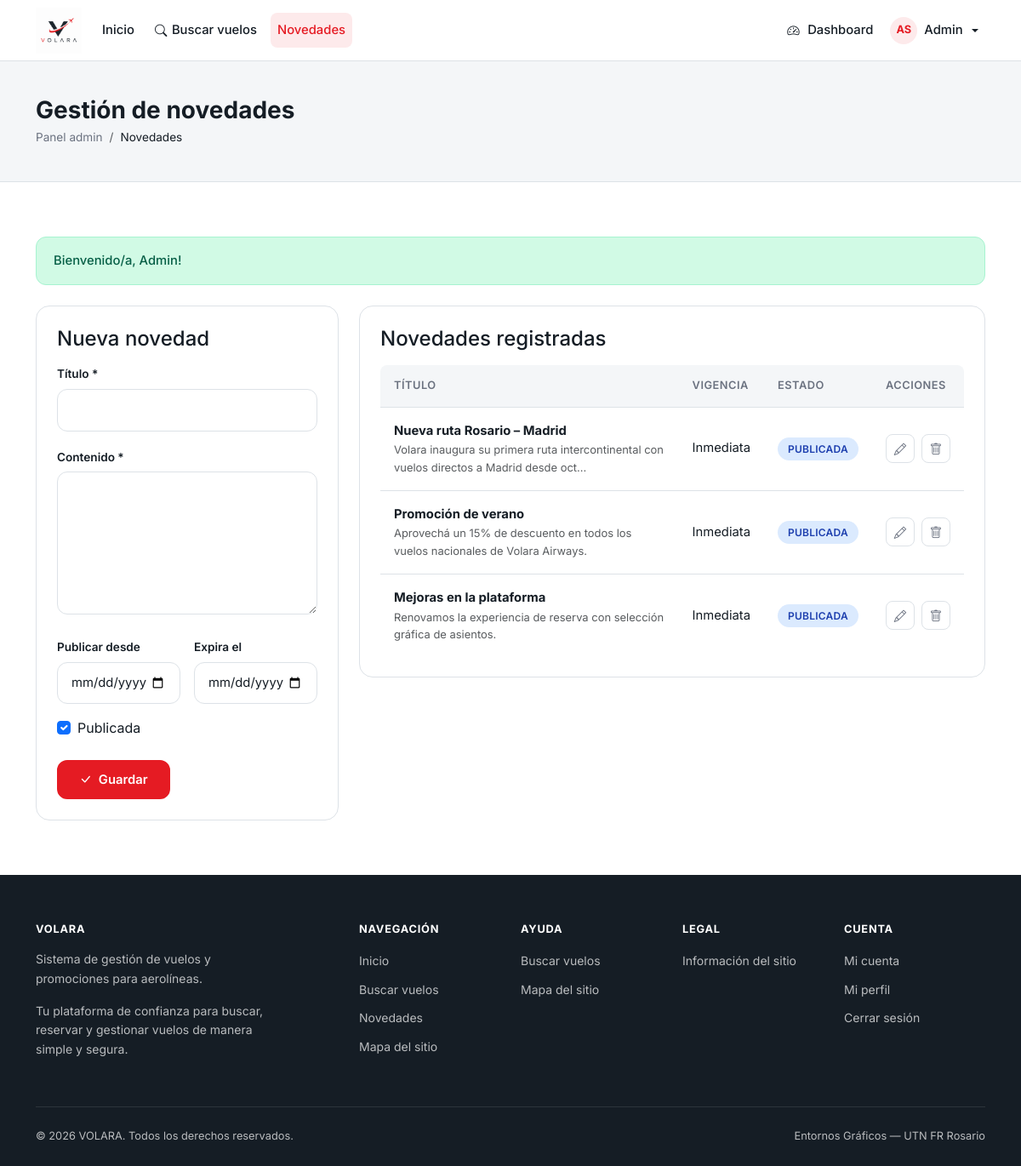
The page /pages/admin/novedades.php (signed in) on the database its author committed.
### tables this page shows
CREATE TABLE novedades (
    id          INT UNSIGNED AUTO_INCREMENT PRIMARY KEY,
    titulo      VARCHAR(200) NOT NULL,
    contenido   TEXT         NOT NULL,
    imagen      VARCHAR(255) DEFAULT NULL,
    activa      TINYINT(1)   NOT NULL DEFAULT 1,
    fecha_inicio DATE         DEFAULT NULL,
    fecha_expiracion DATE     DEFAULT NULL,
    created_at  DATETIME     NOT NULL DEFAULT CURRENT_TIMESTAMP,
    updated_at  DATETIME     NOT NULL DEFAULT CURRENT_TIMESTAMP ON UPDATE CURRENT_TIMESTAMP,
    KEY idx_novedad_publicacion (activa, fecha_inicio, fecha_expiracion),
    KEY idx_novedad_fecha (created_at)
);

### includes/functions.php (called while the page is built, shortened)
<?php
function url(string $path = ''): string
{
    return rtrim(APP_URL, '/') . '/' . ltrim($path, '/');
}
function e(?string $value): string
{
    return htmlspecialchars($value ?? '', ENT_QUOTES, 'UTF-8');
}
function getFlash(): ?array
{
    $flash = $_SESSION['flash'];
    return $flash;
}
function badgeClass(string $estado): string
{
    $map = [
        'pendiente'       => 'badge-pending',
        'pendiente_pago'  => 'badge-pending',
        'aprobada'        => 'badge-approved',
        'vigente'         => 'badge-approved',
        'confirmada'      => 'badge-confirmed',
        'activa'          => 'badge-confirmed',
        'programado'      => 'badge-confirmed',
        'denegada'        => 'badge-denied',
        'cancelada'       => 'badge-cancelled',
        'cancelado'       => 'badge-cancelled',
        'inactiva'        => 'badge-cancelled',
        'vencida'         => 'badge-cancelled',
        'completado'      => 'badge-neutral',
    ];
    return $map[$estado] ?? 'badge-neutral';
}

### pages/admin/novedades.php (the view, shortened to what this page needs)
<?php
$errors = [];
$editNews = null;
try {
    $db = getDB();
    $countStmt = $db->query('SELECT COUNT(*) FROM novedades');
    $pagination = paginate((int)$countStmt->fetchColumn(), max(1, (int)($_GET['p'] ?? 1)));
    $stmt = $db->prepare(
        "SELECT * FROM novedades
         ORDER BY COALESCE(fecha_inicio, created_at, NOW()) DESC
         LIMIT ? OFFSET ?"
    );
    $stmt->bindValue(1, $pagination['per_page'], PDO::PARAM_INT);
    $stmt->bindValue(2, $pagination['offset'], PDO::PARAM_INT);
    $stmt->execute();
    $news = $stmt->fetchAll();
} catch (PDOException $e) {
    $errors[] = 'No se pudieron cargar las novedades.';
    $news = [];
    $pagination = paginate(0, 1);
}
$flash = getFlash();
require_once __DIR__ . '/../../includes/header.php';
require_once __DIR__ . '/../../includes/navbar.php';
?>
<main><section class="page-header"><div class="container"><h1>Gestión de novedades</h1><nav aria-label="breadcrumb"><ol class="breadcrumb"><li class="breadcrumb-item"><a href="<?= url('pages/admin/inicioAdmin.php') ?>">Panel admin</a></li><li class="breadcrumb-item active">Novedades</li></ol></nav></div></section><section class="section"><div class="container">
<?php if ($flash): ?><div class="volara-alert alert-<?= e($flash['type']) ?>" role="status"><?= e($flash['message']) ?></div><?php endif; ?>
<div class="row g-4 align-items-start"><div class="col-lg-4"><div class="volara-card"><h2 class="h4 mb-3"><?= $editNews ? 'Editar novedad' : 'Nueva novedad' ?></h2><form method="POST" data-validate novalidate><input type="hidden" name="csrf_token" value="<?= e(csrfToken()) ?>"><input type="hidden" name="action" value="guardar"><input type="hidden" name="novedad_id" value="<?= (int)($editNews['id'] ?? 0) ?>"><div class="form-group"><label class="volara-label" for="titulo">Título *</label><input class="volara-input" id="titulo" name="titulo" maxlength="200" required value="<?= e($editNews['titulo'] ?? '') ?>"></div><div class="form-group"><label class="volara-label" for="contenido">Contenido *</label><textarea class="volara-input" id="contenido" name="contenido" rows="6" required><?= e($editNews['contenido'] ?? '') ?></textarea></div><div class="row g-3"><div class="col-md-6"><label class="volara-label" for="fecha_inicio">Publicar desde</label><input class="volara-input" type="date" id="fecha_inicio" name="fecha_inicio" value="<?= e($editNews['fecha_inicio'] ?? '') ?>"></div><div class="col-md-6"><label class="volara-label" for="fecha_expiracion">Expira el</label><input class="volara-input" type="date" id="fecha_expiracion" name="fecha_expiracion" value="<?= e($editNews['fecha_expiracion'] ?? '') ?>"></div></div><div class="form-check mt-3"><input class="form-check-input" type="checkbox" id="activa" name="activa" <?= (int)($editNews['activa'] ?? 1) === 1 ? 'checked' : '' ?>><label class="form-check-label" for="activa">Publicada</label></div><div class="d-flex gap-2 mt-4"><button type="submit" class="btn btn-volara"><i class="bi bi-check-lg" aria-hidden="true"></i> Guardar</button><?php if ($editNews): ?><a href="<?= url('pages/admin/novedades.php') ?>" class="btn btn-volara-outline">Cancelar</a><?php endif; ?></div></form></div></div>
<div class="col-lg-8"><div class="volara-card"><h2 class="h4 mb-3">Novedades registradas</h2><?php if (!$news): ?><div class="empty-state"><p>Todavía no hay novedades. Creá una nueva para comenzar.</p></div><?php else: ?><div class="volara-table-responsive"><table class="volara-table"><thead><tr><th scope="col">Título</th><th scope="col">Vigencia</th><th scope="col">Estado</th><th scope="col">Acciones</th></tr></thead><tbody><?php foreach ($news as $item): ?><tr><td><strong><?= e($item['titulo']) ?></strong><small class="d-block text-muted"><?= e(mb_strimwidth($item['contenido'], 0, 90, '...')) ?></small></td><td><?= $item['fecha_inicio'] ? formatDate($item['fecha_inicio']) : 'Inmediata' ?></td><td><span class="volara-badge <?= badgeClass($item['activa'] ? 'activa' : 'inactiva') ?>"><?= $item['activa'] ? 'Publicada' : 'Oculta' ?></span></td><td><div class="table-actions"><a class="table-action-btn" href="?editar=<?= (int)$item['id'] ?>" aria-label="Editar <?= e($item['titulo']) ?>" title="Editar"><i class="bi bi-pencil" aria-hidden="true"></i></a><form method="POST"><button type="submit" class="table-action-btn danger" data-confirm="¿Eliminar esta novedad?" aria-label="Eliminar <?= e($item['titulo']) ?>" title="Eliminar"><i class="bi bi-trash" aria-hidden="true"></i></button></form></div></td></tr><?php endforeach; ?></tbody></table></div><?php endif; ?></div></div></div></div></section></main>
<?php require_once __DIR__ . '/../../includes/footer.php'; ?>

### assets/css/styles.css (style rules this page uses)
:root { --volara-red: #E51B23; --volara-red-hover: #C9141C; --volara-red-light: #FDEAEB; --volara-dark: #151D25; --volara-black: #0A0E13; --volara-white: #FFFFFF; --volara-gray: #6B7280; --volara-gray-light: #F4F6F8; --volara-border: #DDE2E7; --font-primary: 'Inter', -apple-system, BlinkMacSystemFont, 'Segoe UI', sans-serif; --radius-sm: 8px; --radius-md: 12px; --radius-lg: 16px; --radius-xl: 24px; --shadow-sm: 0 1px 3px rgba(21, 29, 37, 0.06); --shadow-md: 0 4px 16px rgba(21, 29, 37, 0.08); --shadow-lg: 0 8px 32px rgba(21, 29, 37, 0.12); --transition: 0.2s ease; --navbar-h: 72px; }
*, *::before, *::after { box-sizing: border-box; }
html { scroll-behavior: smooth; -webkit-font-smoothing: antialiased; }
body { font-family: var(--font-primary); color: var(--volara-dark); background: var(--volara-white); line-height: 1.6; margin: 0; min-height: 100vh; display: flex; flex-direction: column; }
main { flex: 1; }
a { color: var(--volara-red); text-decoration: none; transition: color var(--transition); }
h1, h2, h3, h4, h5, h6 { font-weight: 700; line-height: 1.25; color: var(--volara-dark); }
.btn-volara { background: var(--volara-red); color: var(--volara-white); border: 2px solid var(--volara-red); border-radius: var(--radius-md); font-weight: 600; font-size: 0.925rem; padding: 0.625rem 1.5rem; transition: background var(--transition), border-color var(--transition), transform 0.15s; display: inline-flex; align-items: center; gap: 0.5rem; cursor: pointer; }
.volara-card { background: var(--volara-white); border: 1px solid var(--volara-border); border-radius: var(--radius-lg); padding: 1.5rem; transition: box-shadow var(--transition), transform var(--transition); }
.volara-badge { display: inline-flex; align-items: center; padding: 0.25rem 0.75rem; border-radius: 100px; font-size: 0.75rem; font-weight: 600; letter-spacing: 0.02em; text-transform: uppercase; }
.badge-confirmed { background: #DBEAFE; color: #1E40AF; }
.volara-input, .volara-select { width: 100%; padding: 0.75rem 1rem; border: 1.5px solid var(--volara-border); border-radius: var(--radius-md); font-family: var(--font-primary); font-size: 0.925rem; color: var(--volara-dark); background: var(--volara-white); transition: border-color var(--transition), box-shadow var(--transition); }
.volara-input::placeholder { color: #A0A8B0; }
.volara-label { display: block; font-size: 0.85rem; font-weight: 600; color: var(--volara-dark); margin-bottom: 0.375rem; }
.form-group { margin-bottom: 1.25rem; }
.volara-alert { padding: 1rem 1.25rem; border-radius: var(--radius-md); font-size: 0.925rem; font-weight: 500; margin-bottom: 1.5rem; display: flex; align-items: center; gap: 0.75rem; }
.alert-success { background: #D1FAE5; color: #065F46; border: 1px solid #A7F3D0; }
.volara-table { width: 100%; border-collapse: separate; border-spacing: 0; }
.volara-table thead th { background: var(--volara-gray-light); font-size: 0.8rem; font-weight: 600; text-transform: uppercase; letter-spacing: 0.04em; color: var(--volara-gray); padding: 0.875rem 1rem; border-bottom: 1px solid var(--volara-border); }
.volara-table thead th:first-child { border-radius: var(--radius-sm) 0 0 0; }
.volara-table thead th:last-child { border-radius: 0 var(--radius-sm) 0 0; }
.volara-table tbody td { padding: 1rem; border-bottom: 1px solid var(--volara-border); font-size: 0.925rem; vertical-align: middle; }
.volara-table tbody tr:last-child td { border-bottom: none; }
.table-actions { display: flex; gap: 0.5rem; }
.table-action-btn { width: 34px; height: 34px; border-radius: var(--radius-sm); border: 1px solid var(--volara-border); background: var(--volara-white); display: flex; align-items: center; justify-content: center; color: var(--volara-gray); cursor: pointer; transition: all var(--transition); font-size: 0.9rem; }
.section { padding: 4rem 0; }
.page-header { background: var(--volara-gray-light); padding: 2.5rem 0; border-bottom: 1px solid var(--volara-border); }
.page-header h1 { font-size: 1.75rem; margin-bottom: 0.25rem; }
.page-header .breadcrumb { margin: 0; font-size: 0.85rem; }
.breadcrumb-item a { color: var(--volara-gray); }
.breadcrumb-item.active { color: var(--volara-dark); }

### rows shown on the page
novedades: titulo "Nueva ruta Rosario – Madrid", contenido "Volara inaugura su primera ruta intercontinental con vuelos directos a Madrid desde oct...", shows "Inmediata", activa "PUBLICADA"
novedades: titulo "Promoción de verano", contenido "Aprovechá un 15% de descuento en todos los vuelos nacionales de Volara Airways.", shows "Inmediata", activa "PUBLICADA"
novedades: titulo "Mejoras en la plataforma", contenido "Renovamos la experiencia de reserva con selección gráfica de asientos.", shows "Inmediata", activa "PUBLICADA"

### other values the page prints
$initials "AS"
$user['nombre'] "Admin"
$flash['message'] "Bienvenido/a, Admin!"
APP_NAME "VOLARA"
